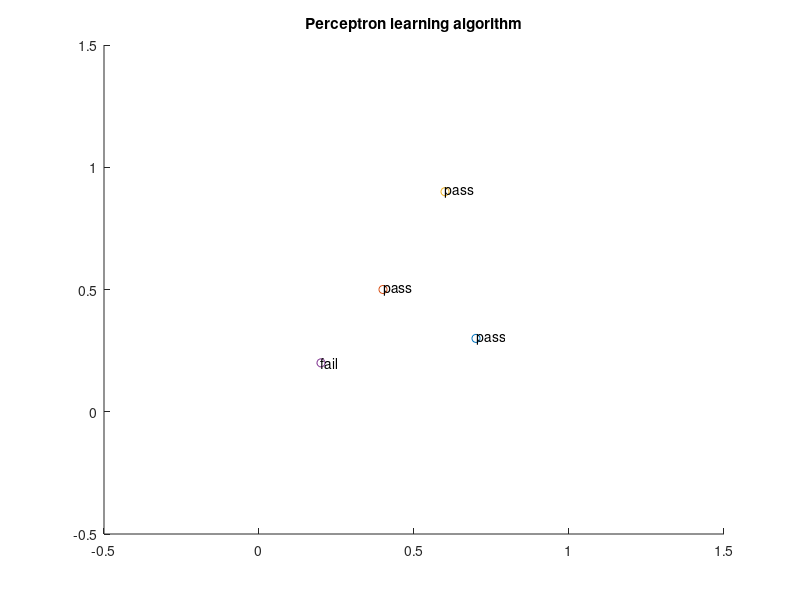

Reproduce this figure in MATLAB. (Note: this script raises an error after producing the figure.)
% Assume you have been given training data f(i1, i2)g where (0.7, 0.3), (0.4, 0.5) and (0.6, 0.9)
% have passed the examination (i.e. have target output 1) and (0.2, 0.2) has failed the examination
% (i.e. has target output 0). Train a perceptron on this data using eta = 0.1 and initial weight vector
% (Theta, Wi1, Wi2) = (-0.5, 0.3,-0.2)

% initial weights - bias (theta), wk1, wk2
weights = [-0.5,0.3,-0.2];
% inputs - NB bias input set to +1
inputs = [1 0.7 0.3; 1 0.4 0.5; 1 0.6 0.9; 1 0.2 0.2];
% inputs(4:4,:)
targets = [1 1 1 0];
% targets(i)
learning_rate = 0.1;


% plot boilerplate code
%clear
clf
% keep plot on
hold on;
% set plot limits
plot_min = -0.5;
plot_max = 1.5;
% x values, to give us y values for our line plots
x = linspace(plot_min, plot_max, 100);
% set size to unit square
xlim([plot_min,plot_max]);
ylim([plot_min,plot_max]);
% plot title
title("Perceptron learning algorithm")
% plot points
% pass
plot(inputs(1:1,2:2), inputs(1:1,3:3), 'o');
text(inputs(1:1,2:2), inputs(1:1,3:3), 'pass');
plot(inputs(2:2,2:2), inputs(2:2,3:3), 'o');
text(inputs(2:2,2:2), inputs(2:2,3:3), 'pass');
plot(inputs(3:3,2:2), inputs(3:3,3:3), 'o');
text(inputs(3:3,2:2), inputs(3:3,3:3), 'pass');
% fail
plot(inputs(4:4,2:2), inputs(4:4,3:3), 'o');
text(inputs(4:4,2:2), inputs(4:4,3:3), 'fail');
% plot current classification boundary to see how we started
plot_classification_boundary(weights, x);

% train network over 4 epochs
epochs = 4;
for i = 1:epochs
    weights = epoch_weights(weights, inputs, targets, learning_rate);
    % plot line so we can see how it is being adjusted by the learning
    % algorithm
    plot_classification_boundary(weights, x)
end
        
% ===== MODULE FUNCTIONS ========

% epoch_weights - run all examples through the perceptron learning algorithm
% and return new weights
function y = epoch_weights(weights, inputs, targets, learning_rate)
    for i = 1:4
        % hardlim == step == heaviside function
        output = hardlim(dot(weights, inputs(i:i,:)));
        % dw = n(t-o)I
        % where n = learning rate, t = target, o = output and I = input
        % vector
        dw = learning_rate*(targets(i)-output)*inputs(i:i,:);
        % new weights
        weights = weights + dw;
        % disp(v)
    end
    y = weights;
end

% plot current classification boundary to see how we are getting on
% set visible plot x y limits to unit square
function plot_classification_boundary(weights, x)
    % plot line
    y = (-(weights(2)*x) - weights(1))/weights(3);
    plot(x,y);
end